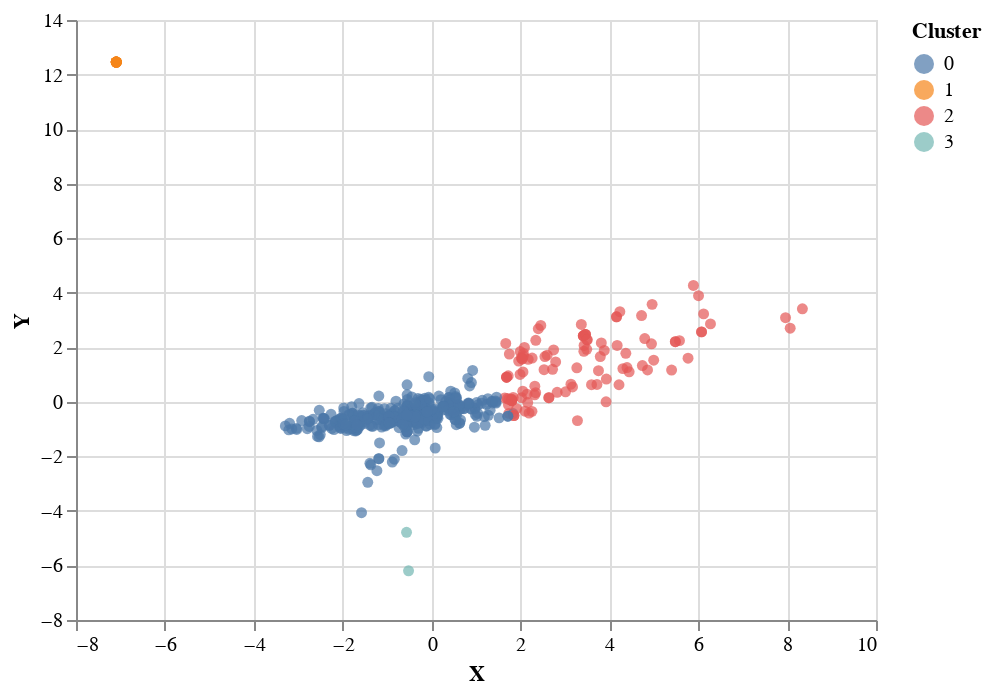

Notebook code for this chart:
### Code cell
pca = PCA(n_components=2)
X_pca = pca.fit_transform(X)

resultados = pd.DataFrame(np.column_stack((X_pca, labels)))
resultados.columns = ["X", "Y", "Cluster"]

alt.Chart(resultados).mark_circle().encode(
    x = alt.X("X"),
    y = alt.Y("Y"),
    color = alt.Color("Cluster:N"),
)

### Figure 1 — Vega-Lite specification as saved in the notebook (floating-point values rounded to 4 significant figures; data arrays with more than 128 entries replaced by an {"elided": "..."} marker saying what was removed)
{"config": {"view": {"continuousWidth": 400, "continuousHeight": 300}}, "data": {"name": "data-74593050b5cc9f582ac2f29845987d7b"}, "mark": "circle", "encoding": {"color": {"field": "Cluster", "type": "nominal"}, "x": {"field": "X", "type": "quantitative"}, "y": {"field": "Y", "type": "quantitative"}}, "$schema": "https://vega.github.io/schema/vega-lite/v4.17.0.json", "datasets": {"data-74593050b5cc9f582ac2f29845987d7b": {"elided": "622 records"}}}
